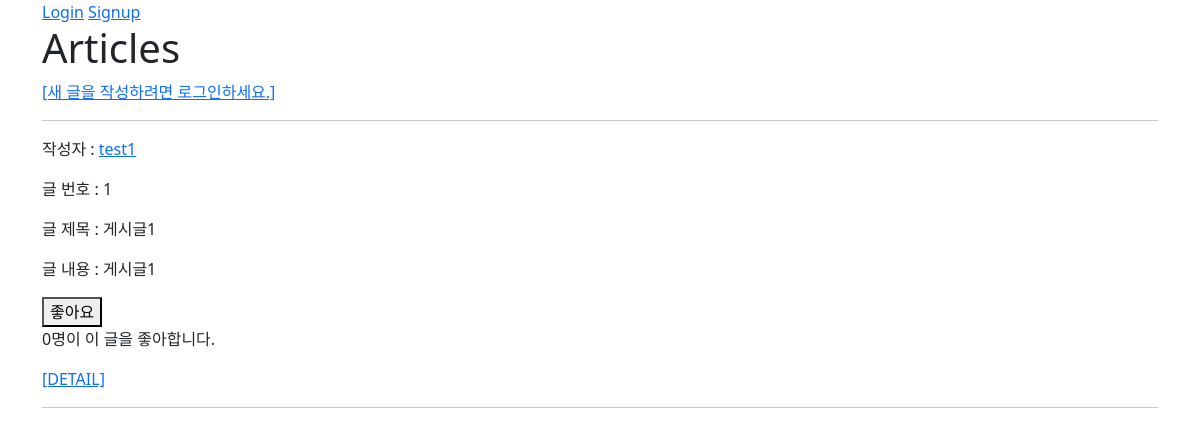
The app's page /articles/ with its own data.
### articles/models.py (models this page shows, shortened)
class Article(models.Model):
    user = models.ForeignKey(settings.AUTH_USER_MODEL, on_delete=models.CASCADE)
    like_users = models.ManyToManyField(settings.AUTH_USER_MODEL, related_name='like_articles')
    title = models.CharField(max_length=10)
    content = models.TextField()
    created_at = models.DateTimeField(auto_now_add=True)
    updated_at = models.DateTimeField(auto_now=True)

### accounts/models.py (models this page shows)
class User(AbstractUser):
    followings = models.ManyToManyField('self', symmetrical=False, related_name='followers')

### articles/views.py (the view)
# urls.py: path('', views.index, name='index'),
@require_safe
def index(request):
    articles = Article.objects.order_by('-pk')
    context = {
        'articles': articles,
    }
    return render(request, 'articles/index.html', context)

### articles/templates/articles/index.html (shortened to what this page needs)
{% extends 'base.html' %}
{% block content %}
  <h1>Articles</h1>
  {% if request.user.is_authenticated %}
    <a href="{% url 'articles:create' %}">[CREATE]</a>
  {% else %}
    <a href="{% url 'accounts:login' %}">[새 글을 작성하려면 로그인하세요.]</a>
  {% endif %}
  <hr>
  {% for article in articles %}
    <p>작성자 :
      <a href="{% url 'accounts:profile' article.user.username %}">{{ article.user }}</a>
    </p>
    <p>글 번호 : {{ article.pk }}</p>
    <p>글 제목 : {{ article.title }}</p>
    <p>글 내용 : {{ article.content }}</p>
    <div>
      <form class="like-form" data-article-id="{{ article.pk }}">
        {% if user in article.like_users.all %}
          <button id="like-button-{{ article.pk }}">좋아요 취소</button>
        {% else %}
          <button id="like-button-{{ article.pk }}">좋아요</button>
        {% endif %}
      </form>
      <p>
        <span id="like-count-{{ article.pk }}">{{ article.like_users.all|length }}</span>명이 이 글을 좋아합니다.
      </p>
    </div>
    <a href="{% url 'articles:detail' article.pk %}">[DETAIL]</a>
    <hr>
  {% endfor %}
{% endblock content %}

### records on screen
Article: user "test1", pk "1", title "게시글1", content "게시글1", like_users.all|length "0"
